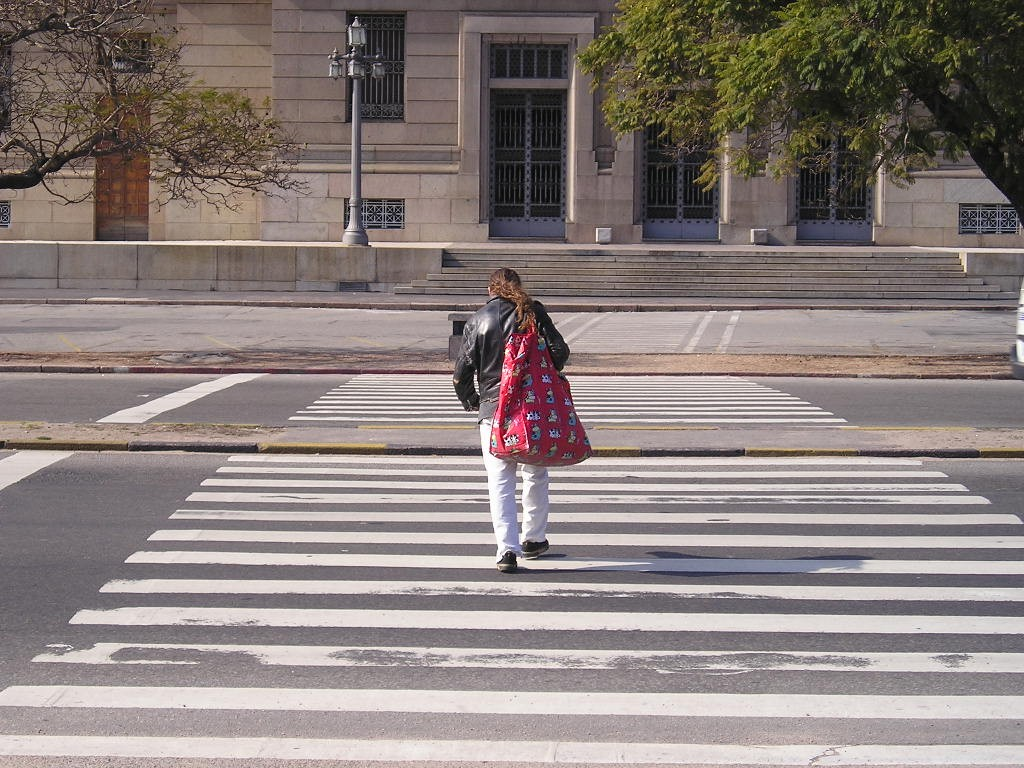
#> input picture 10-opencv/pedestrian.jpg, 1024 x 768 px
$ python 1.hog_descriptors.py
#> lines starting #> are read from the running program, lines starting #| are printed output that depends on the picture
# Pedestrian detection demo using HOG descriptors
import cv2
import numpy as np
from PIL import Image, ImageDraw


def main():
    image = Image.open('pedestrian.jpg')
#> image is the input picture: PIL image 1024x768 RGB; mean R, G, B 138, 127.2, 124.3
    # Convert to numpy array, OpenCV works with numpy arrays
    image_arr = np.asarray(image)

    # Initialize the HOG descriptor
    hog = cv2.HOGDescriptor()
    # Set an SVM detector for the given hog descriptor
    # In this case we use the integrated in OpenCV people detector
    hog.setSVMDetector(cv2.HOGDescriptor_getDefaultPeopleDetector())

    # Detect the pedestrians in the input image
    # detections - numpy array of possible detections in the format:
    #   (starting point x; starting point y; width; height of detection)
    # weights - numpy array of weights (confidences) for each detection
    detections, weights = hog.detectMultiScale(image_arr)
#> detections = [[427, 253, 182, 365]]; weights = [1.42]

    # Convert to a normal Python list
    detections_rectangles = detections.tolist()
#> detections_rectangles = [[427, 253, 182, 365]]

    # Start drawing rectangles for each possible detection
    draw = ImageDraw.Draw(image)
    for x, y, w, h in detections_rectangles:
        draw.rectangle(
            [x, y, x + w, y + h], outline=(255, 0, 0))
#> this loop made 1 pass

    image.show()
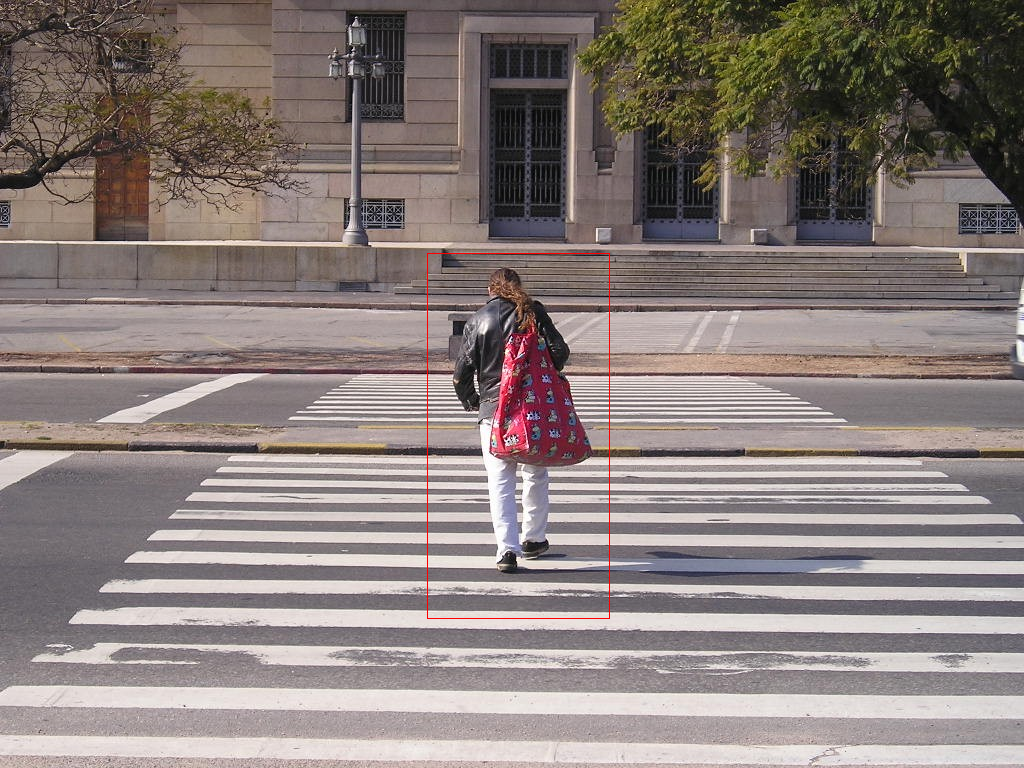
#> shown: PIL image 1024x768 RGB; mean R, G, B 138.1, 127, 124.1

if __name__ == '__main__':
    main()
